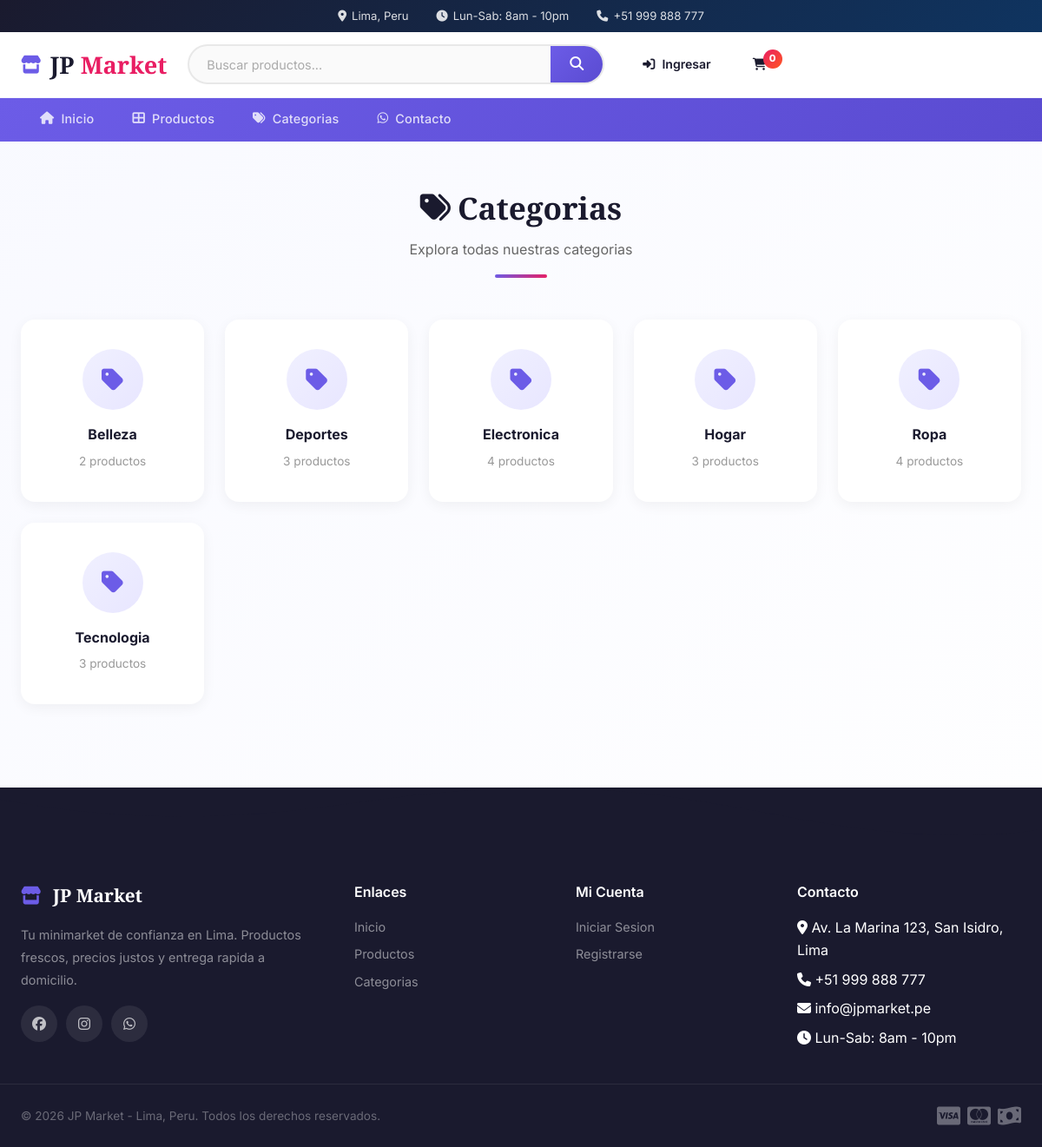
Page /categorias/ on the earlier database version.
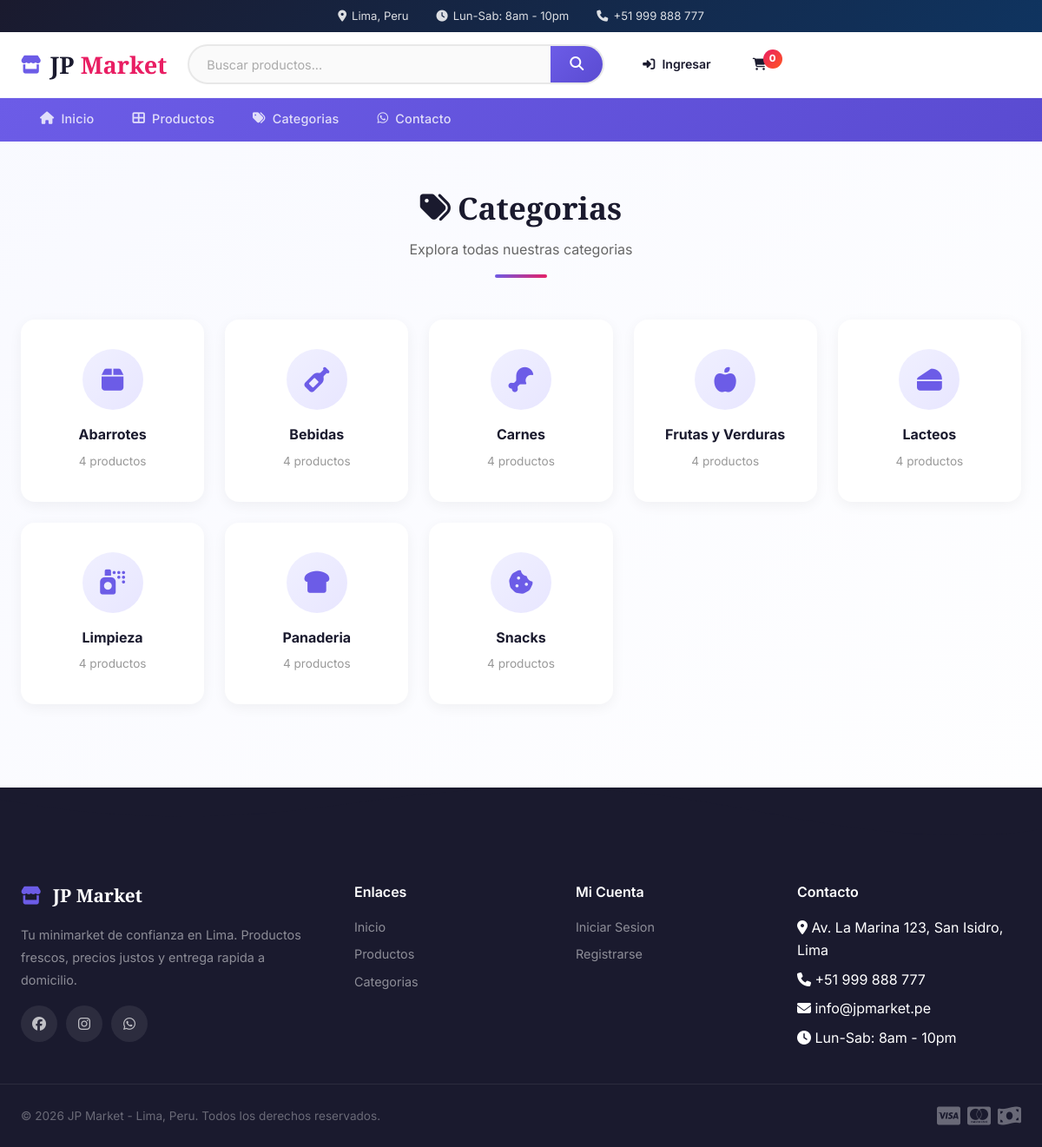
Same page on the later database version.
### tienda/models.py (models this page shows, shortened)
class Category(models.Model):
    name = models.CharField(max_length=100)
    description = models.TextField(blank=True)
    image = models.ImageField(upload_to='categories/', blank=True, null=True)
    activa = models.BooleanField(default=True)
    created = models.DateTimeField(auto_now_add=True)
    class Meta:
        verbose_name_plural = 'categories'
        ordering = ['name']
    @property
    def product_count(self):
        return self.products.filter(activo=True).count()

### tienda/views.py (the view)
# urls.py: path('categorias/', views.category_list, name='category_list'),
def category_list(request):
    categories = Category.objects.filter(activa=True)
    return render(request, 'tienda/category_list.html', {'categories': categories})

### carrito/context_processors.py (called while the page is built)
def cart_count(request):
    count = 0
    if request.user.is_authenticated:
        cart, _ = Cart.objects.get_or_create(user=request.user)
        count = cart.total_items
    elif request.session.session_key:
        cart, _ = Cart.objects.get_or_create(session_key=request.session.session_key)
        count = cart.total_items
    return {'cart_count': count}

### templates/tienda/category_list.html (shortened to what this page needs)
{% extends 'base.html' %}
{% load static %}
{% block content %}
<section class="section">
    <div class="container">
        <div class="section-header">
            <h2><i class="fas fa-tags"></i> Categorias</h2>
            <p>Explora todas nuestras categorias</p>
            <div class="line"></div>
        </div>
        <div class="categories-grid" style="grid-template-columns:repeat(auto-fit,minmax(200px,1fr))">
            {% for cat in categories %}
            <a href="{% url 'tienda:category_detail' cat.id %}" class="category-card">
                <div class="cat-icon">
                    {% if cat.name == 'Bebidas' %}<i class="fas fa-wine-bottle"></i>
                    {% elif cat.name == 'Lacteos' %}<i class="fas fa-cheese"></i>
                    {% elif cat.name == 'Panaderia' %}<i class="fas fa-bread-slice"></i>
                    {% elif cat.name == 'Frutas y Verduras' %}<i class="fas fa-apple-alt"></i>
                    {% elif cat.name == 'Limpieza' %}<i class="fas fa-spray-can"></i>
                    {% elif cat.name == 'Carnes' %}<i class="fas fa-drumstick-bite"></i>
                    {% elif cat.name == 'Snacks' %}<i class="fas fa-cookie-bite"></i>
                    {% elif cat.name == 'Abarrotes' %}<i class="fas fa-box"></i>
                    {% else %}<i class="fas fa-tag"></i>{% endif %}
                </div>
                <h3>{{ cat.name }}</h3>
                <span>{{ cat.product_count }} productos</span>
            </a>
            {% endfor %}
        </div>
    </div>
</section>
{% endblock %}

### templates/base.html (shortened to what this page needs)
{% load static %}
<!DOCTYPE html>
<html lang="es">
<head>
    <link rel="stylesheet" href="https://cdnjs.cloudflare.com/ajax/libs/font-awesome/6.5.1/css/all.min.css">
    <link rel="stylesheet" href="{% static 'css/base.css' %}">
    <link rel="stylesheet" href="{% static 'css/style.css' %}">
</head>
<body>
    <header class="main-header">
        <div class="header-top">
            <div class="container">
                <span><i class="fas fa-map-marker-alt"></i> Lima, Peru</span>
                <span><i class="fas fa-clock"></i> Lun-Sab: 8am - 10pm</span>
                <span><i class="fas fa-phone"></i> +51 999 888 777</span>
            </div>
        </div>
        <div class="header-main">
            <div class="container">
                <a href="{% url 'tienda:home' %}" class="logo">
                    <i class="fas fa-store"></i>
                    <span>JP <span class="accent">Market</span></span>
                </a>
                <div class="search-bar">
                    <form action="{% url 'tienda:product_list' %}" method="GET">
                        <input type="text" name="q" placeholder="Buscar productos..." value="{{ q|default:'' }}">
                        <button type="submit"><i class="fas fa-search"></i></button>
                    </form>
                </div>
                <div class="header-actions">
                    {% if user.is_authenticated %}
                        <a href="{% url 'cuentas:profile' %}" class="header-btn" title="Mi perfil">
                            <i class="fas fa-user"></i>
                            <span>{{ user.username }}</span>
                        </a>
                        <a href="{% url 'carrito:order_history' %}" class="header-btn" title="Mis pedidos">
                            <i class="fas fa-box"></i>
                        </a>
                        {% if user.is_staff %}
                            <a href="{% url 'panel_admin:dashboard' %}" class="header-btn admin-btn" title="Panel Admin">
                                <i class="fas fa-cog"></i>
                            </a>
                        {% endif %}
                    {% else %}
                        <a href="{% url 'cuentas:login' %}" class="header-btn">
                            <i class="fas fa-sign-in-alt"></i>
                            <span>Ingresar</span>
                        </a>
                    {% endif %}
                    <a href="{% url 'carrito:cart' %}" class="header-btn cart-btn" title="Carrito">
                        <i class="fas fa-shopping-cart"></i>
                        <span class="cart-count">{{ cart_count }}</span>
                    </a>
                </div>
            </div>
        </div>
        <nav class="nav-bar">
            <div class="container">
                <ul class="nav-menu">
                    <li><a href="{% url 'tienda:home' %}"><i class="fas fa-home"></i> Inicio</a></li>
                    <li><a href="{% url 'tienda:product_list' %}"><i class="fas fa-th-large"></i> Productos</a></li>
                    <li><a href="{% url 'tienda:category_list' %}"><i class="fas fa-tags"></i> Categorias</a></li>
                    <li><a href="https://wa.me/51999888777" target="_blank"><i class="fab fa-whatsapp"></i> Contacto</a></li>
                </ul>
            </div>
        </nav>
    </header>
    <main class="main-content">
        {% block content %}{% endblock %}
    </main>
    <footer class="main-footer">
        <div class="footer-wave">
            <svg viewBox="0 0 1200 120" preserveAspectRatio="none">
                <path d="M321.39,56.44c58-10.79,114.16-30.13,172-41.86,82.39-16.72,168.19-17.73,250.45-.39C823.78,31,906.67,72,985.66,92.83c70.05,18.48,146.53,26.09,214.34,3V0H0V27.35A600.21,600.21,0,0,0,321.39,56.44Z"></path>
            </svg>
        </div>
        <div class="footer-content">
            <div class="container">
                <div class="footer-grid">
                    <div class="footer-col">
                        <h3><i class="fas fa-store"></i> JP Market</h3>
                        <p>Tu minimarket de confianza en Lima. Productos frescos, precios justos y entrega rapida a domicilio.</p>
                        <div class="footer-social">
                            <a href="#"><i class="fab fa-facebook"></i></a>
                            <a href="#"><i class="fab fa-instagram"></i></a>
                            <a href="https://wa.me/51999888777" target="_blank"><i class="fab fa-whatsapp"></i></a>
                        </div>
                    </div>
                    <div class="footer-col">
                        <h4>Enlaces</h4>
                        <ul>
                            <li><a href="{% url 'tienda:home' %}">Inicio</a></li>
                            <li><a href="{% url 'tienda:product_list' %}">Productos</a></li>
                            <li><a href="{% url 'tienda:category_list' %}">Categorias</a></li>
                        </ul>
                    </div>
                    <div class="footer-col">
                        <h4>Mi Cuenta</h4>
                        <ul>
                            {% if user.is_authenticated %}
                                <li><a href="{% url 'cuentas:profile' %}">Mi Perfil</a></li>
                                <li><a href="{% url 'carrito:order_history' %}">Mis Pedidos</a></li>
                            {% else %}
                                <li><a href="{% url 'cuentas:login' %}">Iniciar Sesion</a></li>
                                <li><a href="{% url 'cuentas:register' %}">Registrarse</a></li>
                            {% endif %}
                        </ul>
                    </div>
                    <div class="footer-col">
                        <h4>Contacto</h4>
                        <ul>
                            <li><i class="fas fa-map-marker-alt"></i> Av. La Marina 123, San Isidro, Lima</li>
                            <li><i class="fas fa-phone"></i> +51 999 888 777</li>
                            <li><i class="fas fa-envelope"></i> info@jpmarket.pe</li>
                            <li><i class="fas fa-clock"></i> Lun-Sab: 8am - 10pm</li>
                        </ul>
                    </div>
                </div>
            </div>
        </div>
        <div class="footer-bottom">
            <div class="container">
                <p>&copy; 2026 JP Market - Lima, Peru. Todos los derechos reservados.</p>
                <div class="payment-icons">
                    <i class="fab fa-cc-visa" title="Visa"></i>
                    <i class="fab fa-cc-mastercard" title="Mastercard"></i>
                    <i class="fas fa-money-bill-wave" title="Efectivo"></i>
                </div>
            </div>
        </div>
    </footer>
</body>
</html>

### static/css/base.css (style rules this page uses)
*,*::before,*::after { margin:0;padding:0;box-sizing:border-box }
:root { --primary:#6c5ce7;--primary-dark:#5a4bd1;--primary-light:#a29bfe;--accent:#e91e63;--success:#2e7d32;--danger:#c62828;--warning:#f57f17;--info:#0277bd;--dark:#1a1a2e;--dark-soft:#555;--gray:#888;--gray-light:#e0e0e0;--light:#f5f6fa;--white:#fff;--radius:12px;--radius-lg:16px;--radius-xl:20px;--shadow:0 4px 20px rgba(0,0,0,.06);--transition:all .3s ease }
html { scroll-behavior:smooth }
body { font-family:'Inter',sans-serif;color:var(--dark);line-height:1.6;min-height:100vh }
a { text-decoration:none;color:inherit;transition:var(--transition) }
.container { max-width:1280px;margin:0 auto;padding:0 24px }

Differences in the rows shown:
removed Category: name "Deportes", product_count "3"
removed Category: name "Hogar", product_count "3"
removed Category: name "Tecnologia", product_count "3"
added Category: name "Abarrotes", product_count "4"
changed Category: name "Electronica" → "Bebidas"
added Category: name "Carnes", product_count "4"
added Category: name "Frutas y Verduras", product_count "4"
changed Category: name "Ropa" → "Lacteos"
changed Category: name "Belleza" → "Limpieza"; product_count "2" → "4"; moves down the list
added Category: name "Panaderia", product_count "4"
added Category: name "Snacks", product_count "4"
